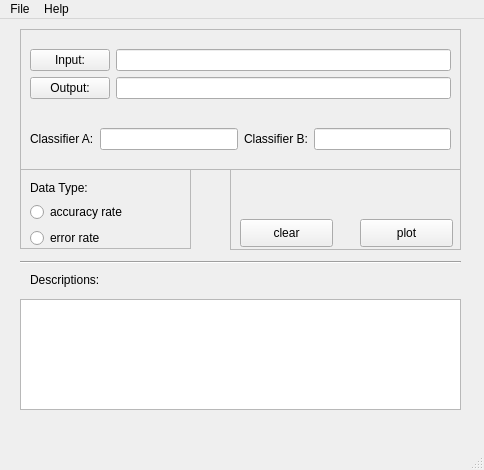
<?xml version="1.0" encoding="UTF-8"?>
<ui version="4.0">
 <class>TssWindow</class>
 <widget class="QMainWindow" name="TssWindow">
  <property name="geometry">
   <rect>
    <x>0</x>
    <y>0</y>
    <width>484</width>
    <height>470</height>
   </rect>
  </property>
  <property name="windowTitle">
   <string>MainWindow</string>
  </property>
  <widget class="QWidget" name="centralwidget">
   <widget class="QFrame" name="frame_file">
    <property name="geometry">
     <rect>
      <x>20</x>
      <y>10</y>
      <width>441</width>
      <height>141</height>
     </rect>
    </property>
    <property name="frameShape">
     <enum>QFrame::StyledPanel</enum>
    </property>
    <property name="frameShadow">
     <enum>QFrame::Raised</enum>
    </property>
    <widget class="QWidget" name="formLayoutWidget">
     <property name="geometry">
      <rect>
       <x>10</x>
       <y>20</y>
       <width>421</width>
       <height>71</height>
      </rect>
     </property>
     <layout class="QFormLayout" name="formLayout">
      <item row="0" column="0">
       <widget class="QPushButton" name="pbt_input">
        <property name="text">
         <string>Input:</string>
        </property>
       </widget>
      </item>
      <item row="0" column="1">
       <widget class="QLineEdit" name="lineEdit_input"/>
      </item>
      <item row="1" column="0">
       <widget class="QPushButton" name="pbt_output">
        <property name="text">
         <string>Output:</string>
        </property>
       </widget>
      </item>
      <item row="1" column="1">
       <widget class="QLineEdit" name="lineEdit_output"/>
      </item>
     </layout>
    </widget>
    <widget class="QWidget" name="gridLayoutWidget">
     <property name="geometry">
      <rect>
       <x>10</x>
       <y>90</y>
       <width>421</width>
       <height>41</height>
      </rect>
     </property>
     <layout class="QGridLayout" name="gridLayout_classifier">
      <item row="0" column="1">
       <widget class="QLineEdit" name="lineEdit_ca"/>
      </item>
      <item row="0" column="0">
       <widget class="QLabel" name="label_ca">
        <property name="text">
         <string>Classifier A:</string>
        </property>
       </widget>
      </item>
      <item row="0" column="3">
       <widget class="QLineEdit" name="lineEdit_cb"/>
      </item>
      <item row="0" column="2">
       <widget class="QLabel" name="label_cb">
        <property name="text">
         <string>Classifier B:</string>
        </property>
       </widget>
      </item>
     </layout>
    </widget>
   </widget>
   <widget class="QFrame" name="frame_dt">
    <property name="geometry">
     <rect>
      <x>20</x>
      <y>150</y>
      <width>171</width>
      <height>80</height>
     </rect>
    </property>
    <property name="frameShape">
     <enum>QFrame::StyledPanel</enum>
    </property>
    <property name="frameShadow">
     <enum>QFrame::Raised</enum>
    </property>
    <widget class="QWidget" name="layoutWidget">
     <property name="geometry">
      <rect>
       <x>10</x>
       <y>10</y>
       <width>133</width>
       <height>69</height>
      </rect>
     </property>
     <layout class="QVBoxLayout" name="verticalLayout">
      <item>
       <widget class="QLabel" name="label_dt">
        <property name="text">
         <string>Data Type:</string>
        </property>
       </widget>
      </item>
      <item>
       <widget class="QRadioButton" name="rbt_ar">
        <property name="text">
         <string>accuracy rate</string>
        </property>
       </widget>
      </item>
      <item>
       <widget class="QRadioButton" name="rbt_er">
        <property name="text">
         <string>error rate</string>
        </property>
       </widget>
      </item>
     </layout>
    </widget>
   </widget>
   <widget class="QFrame" name="frame_plot">
    <property name="geometry">
     <rect>
      <x>230</x>
      <y>150</y>
      <width>231</width>
      <height>81</height>
     </rect>
    </property>
    <property name="frameShape">
     <enum>QFrame::StyledPanel</enum>
    </property>
    <property name="frameShadow">
     <enum>QFrame::Raised</enum>
    </property>
    <widget class="QPushButton" name="pbt_plot">
     <property name="geometry">
      <rect>
       <x>130</x>
       <y>50</y>
       <width>93</width>
       <height>28</height>
      </rect>
     </property>
     <property name="text">
      <string>plot</string>
     </property>
    </widget>
    <widget class="QPushButton" name="pbt_clear">
     <property name="geometry">
      <rect>
       <x>10</x>
       <y>50</y>
       <width>93</width>
       <height>28</height>
      </rect>
     </property>
     <property name="text">
      <string>clear</string>
     </property>
    </widget>
   </widget>
   <widget class="Line" name="line_h1">
    <property name="geometry">
     <rect>
      <x>20</x>
      <y>233</y>
      <width>441</width>
      <height>20</height>
     </rect>
    </property>
    <property name="orientation">
     <enum>Qt::Horizontal</enum>
    </property>
   </widget>
   <widget class="QLabel" name="label_des">
    <property name="geometry">
     <rect>
      <x>30</x>
      <y>250</y>
      <width>121</width>
      <height>21</height>
     </rect>
    </property>
    <property name="text">
     <string>Descriptions:</string>
    </property>
   </widget>
   <widget class="QTextEdit" name="textEdit_des">
    <property name="geometry">
     <rect>
      <x>20</x>
      <y>280</y>
      <width>441</width>
      <height>111</height>
     </rect>
    </property>
   </widget>
  </widget>
  <widget class="QMenuBar" name="menubar">
   <property name="geometry">
    <rect>
     <x>0</x>
     <y>0</y>
     <width>484</width>
     <height>26</height>
    </rect>
   </property>
   <widget class="QMenu" name="menufile">
    <property name="title">
     <string>File</string>
    </property>
    <addaction name="actionopen"/>
    <addaction name="separator"/>
    <addaction name="actionexit"/>
   </widget>
   <widget class="QMenu" name="menuhelp">
    <property name="title">
     <string>Help</string>
    </property>
    <addaction name="actionHTC_Homepage"/>
    <addaction name="separator"/>
    <addaction name="actionstyle_requirement"/>
   </widget>
   <addaction name="menufile"/>
   <addaction name="menuhelp"/>
  </widget>
  <widget class="QStatusBar" name="statusbar"/>
  <action name="actionopen">
   <property name="text">
    <string>open</string>
   </property>
  </action>
  <action name="actionexit">
   <property name="text">
    <string>exit</string>
   </property>
  </action>
  <action name="actionHTC_Homepage">
   <property name="text">
    <string>HTC Homepage</string>
   </property>
  </action>
  <action name="actionstyle_requirement">
   <property name="text">
    <string>style requirements</string>
   </property>
  </action>
 </widget>
 <resources/>
 <connections/>
</ui>
